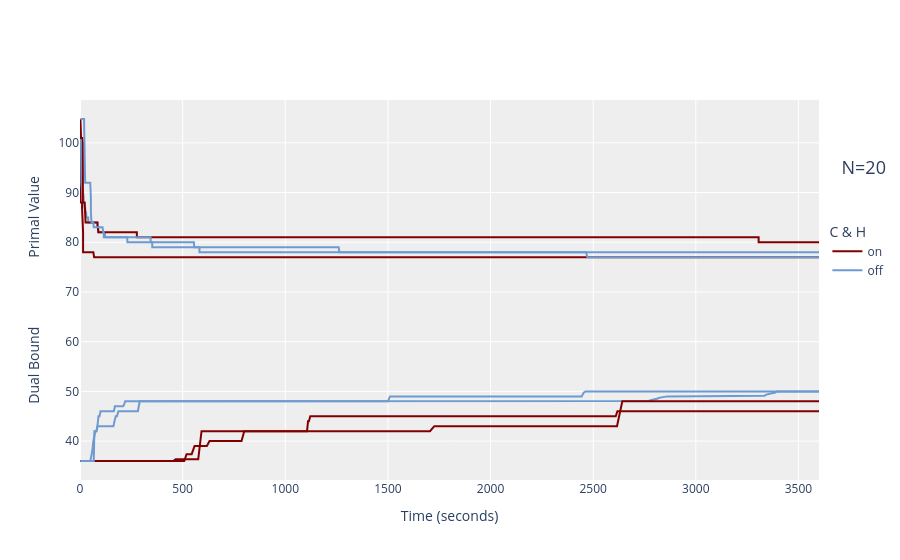

The cell this chart's notebook holds for it:
### Code cell
Forms=F #["NU", "SU", "RU", "HU", "SBL", "SBM"]
N=['20']

Filter = Progress[Progress['Formulation'].isin(Forms) 
                & Progress['N'].isin(N) 
                ]

fig = go.Figure()

for f in Forms:
    Filter2 = Filter[Filter['Formulation'].isin([f])
                    & Filter['C & H'].isin(['on'])
                    ]
    fig.add_trace(go.Scatter(x=Filter2['Time'], y=Filter2['Incumbent'], mode='lines', name='on', line=dict(color='#800000'), showlegend=False))
    fig.add_trace(go.Scatter(x=Filter2['Time'], y=Filter2['BestBd'], mode='lines', name='on', line=dict(color='#800000'), showlegend=False))
    
    Filter3 = Filter[Filter['Formulation'].isin([f])
                    & Filter['C & H'].isin(['off'])
                    ]
    fig.add_trace(go.Scatter(x=Filter3['Time'], y=Filter3['Incumbent'], mode='lines',name='off', line=dict(color='#6D9BD1'), showlegend=False))
    fig.add_trace(go.Scatter(x=Filter3['Time'], y=Filter3['BestBd'], mode='lines',name='off', line=dict(color='#6D9BD1'), showlegend=False))

fig.add_trace(go.Scatter(
    x=[None],
    y=[None],
    mode='lines',
    name='on',
    line=dict(color='#800000')
))
fig.add_trace(go.Scatter(
    x=[None],
    y=[None],
    mode='lines',
    name='off',
    line=dict(color='#6D9BD1')
))

fig.update_layout(
    xaxis_title='Time (seconds)',
    yaxis_title='Dual Bound                   Primal Value',
    height=500,
    plot_bgcolor='rgba(200, 200, 200, 0.3)',
    legend_title_text='C & H',
    title=dict(
        text=f"N={N[0]}",  # your title
        x=0.935,                         
        y=0.7,                       
        xanchor='left',
        yanchor='middle',
        font=dict(size=18)
    ),
    legend=dict(
        title_text='C & H',
        x=1.01,   
        y=0.6,
        yanchor='middle',
        traceorder='normal'
    )
)

fig

### Figure 1 — Plotly figure (JSON) as saved in the notebook; plotly's stock layout.template omitted (floating-point values rounded to 4 significant figures; data arrays with more than 128 entries replaced by an {"elided": "..."} marker saying what was removed)
{"data": [{"line": {"color": "#800000"}, "mode": "lines", "name": "on", "showlegend": false, "type": "scatter", "x": [], "y": []}, {"line": {"color": "#800000"}, "mode": "lines", "name": "on", "showlegend": false, "type": "scatter", "x": [], "y": []}, {"line": {"color": "#6D9BD1"}, "mode": "lines", "name": "off", "showlegend": false, "type": "scatter", "x": [], "y": []}, {"line": {"color": "#6D9BD1"}, "mode": "lines", "name": "off", "showlegend": false, "type": "scatter", "x": [], "y": []}, {"line": {"color": "#800000"}, "mode": "lines", "name": "on", "showlegend": false, "type": "scatter", "x": {"elided": "378 float values"}, "y": {"elided": "378 float values"}}, {"line": {"color": "#800000"}, "mode": "lines", "name": "on", "showlegend": false, "type": "scatter", "x": {"elided": "378 float values"}, "y": {"elided": "378 float values"}}, {"line": {"color": "#6D9BD1"}, "mode": "lines", "name": "off", "showlegend": false, "type": "scatter", "x": {"elided": "749 float values"}, "y": {"elided": "749 float values"}}, {"line": {"color": "#6D9BD1"}, "mode": "lines", "name": "off", "showlegend": false, "type": "scatter", "x": {"elided": "749 float values"}, "y": {"elided": "749 float values"}}, {"line": {"color": "#800000"}, "mode": "lines", "name": "on", "showlegend": false, "type": "scatter", "x": [], "y": []}, {"line": {"color": "#800000"}, "mode": "lines", "name": "on", "showlegend": false, "type": "scatter", "x": [], "y": []}, {"line": {"color": "#6D9BD1"}, "mode": "lines", "name": "off", "showlegend": false, "type": "scatter", "x": [], "y": []}, {"line": {"color": "#6D9BD1"}, "mode": "lines", "name": "off", "showlegend": false, "type": "scatter", "x": [], "y": []}, {"line": {"color": "#800000"}, "mode": "lines", "name": "on", "showlegend": false, "type": "scatter", "x": [], "y": []}, {"line": {"color": "#800000"}, "mode": "lines", "name": "on", "showlegend": false, "type": "scatter", "x": [], "y": []}, {"line": {"color": "#6D9BD1"}, "mode": "lines", "name": "off", "showlegend": false, "type": "scatter", "x": [], "y": []}, {"line": {"color": "#6D9BD1"}, "mode": "lines", "name": "off", "showlegend": false, "type": "scatter", "x": [], "y": []}, {"line": {"color": "#800000"}, "mode": "lines", "name": "on", "showlegend": false, "type": "scatter", "x": [], "y": []}, {"line": {"color": "#800000"}, "mode": "lines", "name": "on", "showlegend": false, "type": "scatter", "x": [], "y": []}, {"line": {"color": "#6D9BD1"}, "mode": "lines", "name": "off", "showlegend": false, "type": "scatter", "x": [], "y": []}, {"line": {"color": "#6D9BD1"}, "mode": "lines", "name": "off", "showlegend": false, "type": "scatter", "x": [], "y": []}, {"line": {"color": "#800000"}, "mode": "lines", "name": "on", "showlegend": false, "type": "scatter", "x": {"elided": "293 float values"}, "y": {"elided": "293 float values"}}, {"line": {"color": "#800000"}, "mode": "lines", "name": "on", "showlegend": false, "type": "scatter", "x": {"elided": "293 float values"}, "y": {"elided": "293 float values"}}, {"line": {"color": "#6D9BD1"}, "mode": "lines", "name": "off", "showlegend": false, "type": "scatter", "x": {"elided": "428 float values"}, "y": {"elided": "428 float values"}}, {"line": {"color": "#6D9BD1"}, "mode": "lines", "name": "off", "showlegend": false, "type": "scatter", "x": {"elided": "428 float values"}, "y": {"elided": "428 float values"}}, {"line": {"color": "#800000"}, "mode": "lines", "name": "on", "showlegend": false, "type": "scatter", "x": [], "y": []}, {"line": {"color": "#800000"}, "mode": "lines", "name": "on", "showlegend": false, "type": "scatter", "x": [], "y": []}, {"line": {"color": "#6D9BD1"}, "mode": "lines", "name": "off", "showlegend": false, "type": "scatter", "x": [], "y": []}, {"line": {"color": "#6D9BD1"}, "mode": "lines", "name": "off", "showlegend": false, "type": "scatter", "x": [], "y": []}, {"line": {"color": "#800000"}, "mode": "lines", "name": "on", "showlegend": false, "type": "scatter", "x": [], "y": []}, {"line": {"color": "#800000"}, "mode": "lines", "name": "on", "showlegend": false, "type": "scatter", "x": [], "y": []}, {"line": {"color": "#6D9BD1"}, "mode": "lines", "name": "off", "showlegend": false, "type": "scatter", "x": [], "y": []}, {"line": {"color": "#6D9BD1"}, "mode": "lines", "name": "off", "showlegend": false, "type": "scatter", "x": [], "y": []}, {"line": {"color": "#800000"}, "mode": "lines", "name": "on", "type": "scatter", "x": [null], "y": [null]}, {"line": {"color": "#6D9BD1"}, "mode": "lines", "name": "off", "type": "scatter", "x": [null], "y": [null]}], "layout": {"autosize": true, "legend": {"title": {"text": "C & H"}, "traceorder": "normal", "x": 1.01, "y": 0.6, "yanchor": "middle"}, "plot_bgcolor": "rgba(200, 200, 200, 0.3)", "title": {"font": {"size": 18}, "text": "N=20", "x": 0.935, "xanchor": "left", "y": 0.7, "yanchor": "middle"}, "xaxis": {"autorange": true, "range": [0, 3600.0], "title": {"text": "Time (seconds)"}, "type": "linear"}, "yaxis": {"autorange": true, "range": [32.18, 108.6], "title": {"text": "Dual Bound                   Primal Value"}, "type": "linear"}}}
